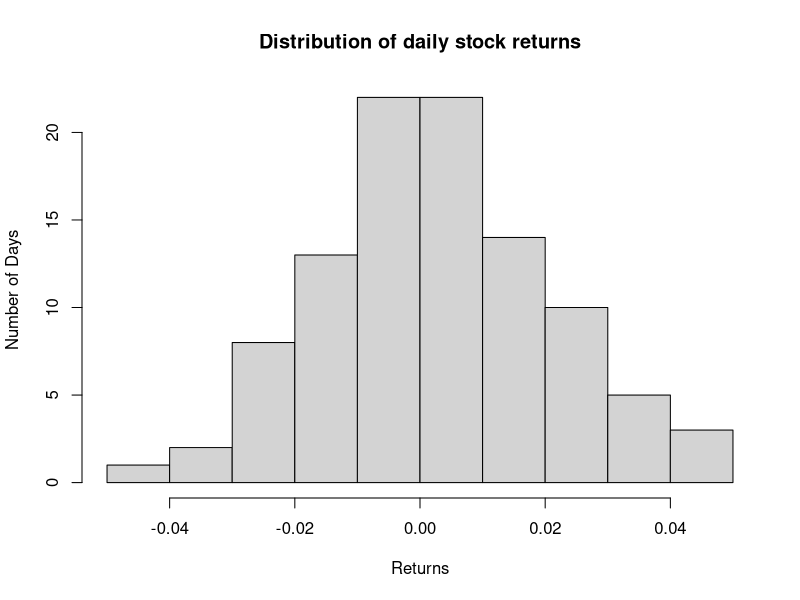
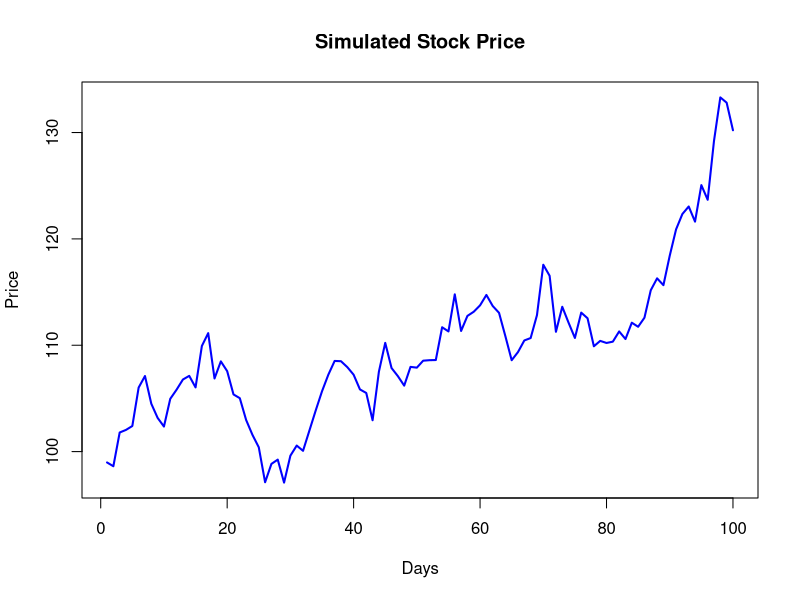

Generate these figures, in order, with R:
## ---- chunk 1
# Simulate daily returns for a stock

set.seed(123)  # Ensure reproducibility
n <- 100       # Number of days
daily_returns <- rnorm(n, mean = 0.001, sd = 0.02)  # Normal distribution

# Compute cumulative returns
price <- cumprod(1 + daily_returns) * 100  # Starting price = 100
price
## ---- chunk 2
hist(daily_returns, 
     main = "Distribution of daily stock returns",
     xlab = "Returns",
     ylab = "Number of Days")
## ---- chunk 3
# Visualize the stock price
plot(price, type = "l", col = "blue", lwd = 2,
     main = "Simulated Stock Price",
     xlab = "Days", ylab = "Price")

